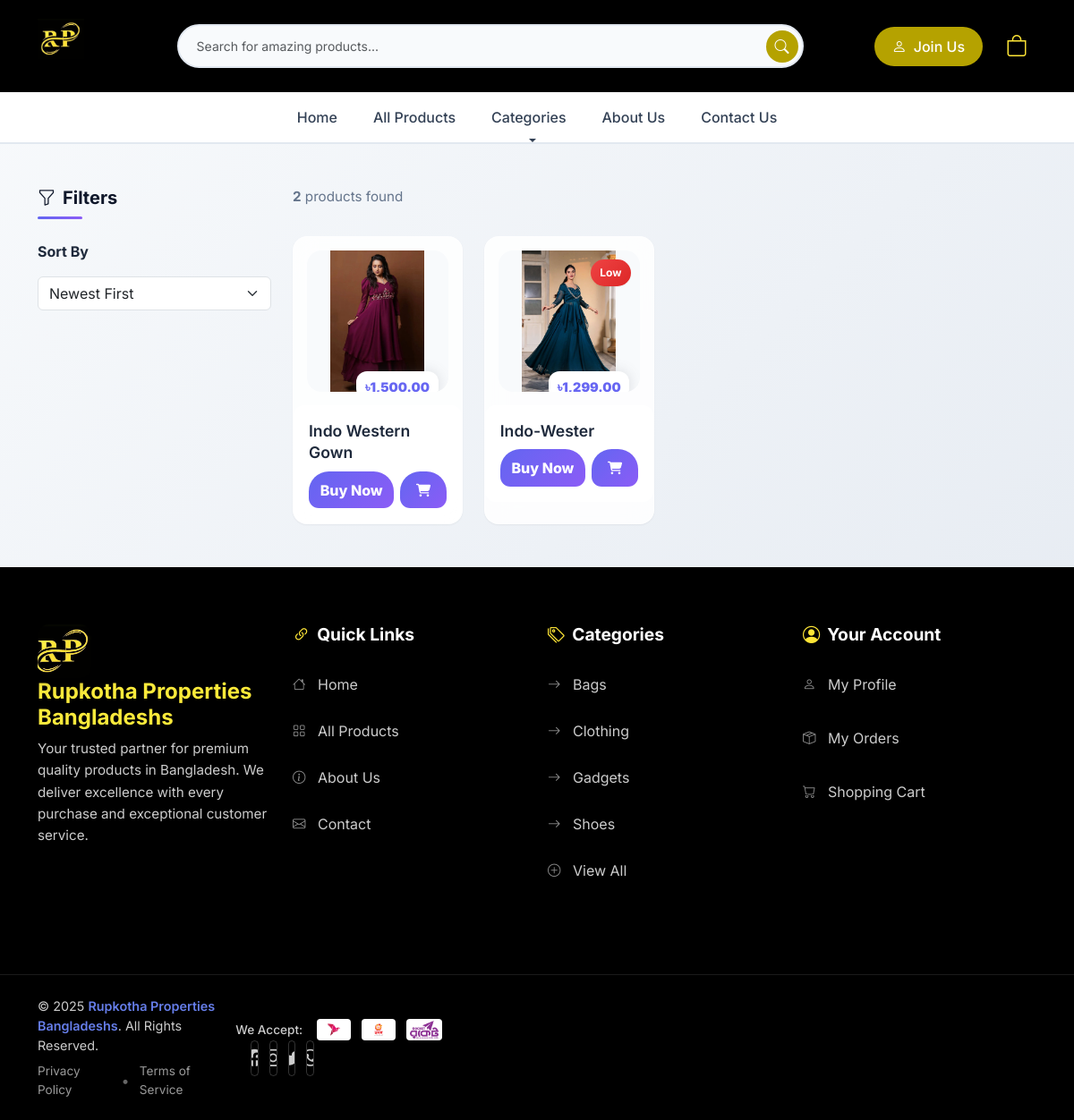
Page /category?id=24 on the committed database.
### tables this page shows
CREATE TABLE `settings` (
  `id` int NOT NULL,
  `company_name` varchar(255) DEFAULT NULL,
  `logo` varchar(255) DEFAULT NULL,
  `phone` varchar(20) DEFAULT NULL,
  `email` varchar(255) DEFAULT NULL,
  `address` text,
  `facebook` varchar(255) DEFAULT NULL,
  `instagram` varchar(255) DEFAULT NULL,
  `twitter` varchar(255) DEFAULT NULL,
  `shipping_fee_dhaka` decimal(10,2) NOT NULL DEFAULT '60.00',
  `shipping_fee_outside` decimal(10,2) NOT NULL DEFAULT '120.00',
  `bkash_number` varchar(20) DEFAULT NULL,
  `nagad_number` varchar(20) DEFAULT NULL,
  `rocket_number` varchar(20) DEFAULT NULL,
  `updated_at` timestamp NOT NULL DEFAULT CURRENT_TIMESTAMP ON UPDATE CURRENT_TIMESTAMP
);

CREATE TABLE `products` (
  `id` int NOT NULL,
  `category_id` int DEFAULT NULL,
  `name` varchar(100) DEFAULT NULL,
  `description` text,
  `image` varchar(255) DEFAULT NULL,
  `price` decimal(10,2) DEFAULT NULL,
  `cost_price` decimal(10,2) NOT NULL DEFAULT '0.00',
  `created_at` timestamp NOT NULL DEFAULT CURRENT_TIMESTAMP ON UPDATE CURRENT_TIMESTAMP,
  `stock` int DEFAULT NULL,
  `is_active` tinyint(1) NOT NULL DEFAULT '1',
  `updated_at` timestamp NOT NULL DEFAULT CURRENT_TIMESTAMP ON UPDATE CURRENT_TIMESTAMP,
  `deleted_at` timestamp NULL DEFAULT NULL
);

CREATE TABLE `categories` (
  `id` int NOT NULL,
  `name` varchar(100) DEFAULT NULL,
  `created_at` timestamp NOT NULL DEFAULT CURRENT_TIMESTAMP,
  `updated_at` timestamp NOT NULL DEFAULT CURRENT_TIMESTAMP ON UPDATE CURRENT_TIMESTAMP
);

### category.php (the view, shortened to what the rows shown need)
<?php
include 'includes/header.php';
$category_id = filter_input(INPUT_GET, 'id', FILTER_VALIDATE_INT);
$sort_by = filter_input(INPUT_GET, 'sort', FILTER_UNSAFE_RAW) ?: 'newest';
$page = filter_input(INPUT_GET, 'page', FILTER_VALIDATE_INT, ['options' => ['default' => 1, 'min_range' => 1]]);
$per_page = 12;
$offset = ($page - 1) * $per_page;
$order_by = "created_at DESC";
switch ($sort_by) {
    default:
        $order_by = "created_at DESC";
}
$products_stmt = $pdo->prepare(
    "SELECT * FROM products WHERE category_id = :category_id AND is_active = 1 ORDER BY " . $order_by . " LIMIT :limit OFFSET :offset"
);
$products_stmt->bindValue(':category_id', $category_id, PDO::PARAM_INT);
$products_stmt->bindValue(':limit', $per_page, PDO::PARAM_INT);
$products_stmt->bindValue(':offset', $offset, PDO::PARAM_INT);
$products_stmt->execute();
$products = $products_stmt->fetchAll(PDO::FETCH_ASSOC);
?>
<main class="container my-5">
    <div class="row">
        <section class="col-lg-9">
            <div class="row row-cols-1 row-cols-sm-2 row-cols-md-3 row-cols-lg-4 g-4">
                <?php if (empty($products)): ?>
                    <div class="col-12">
                        <div class="empty-state">
                            <div class="empty-state-icon">
                                <i class="bi bi-search"></i>
                            </div>
                            <h3>No Products Found</h3>
                            <p>We couldn't find any products in this category.</p>
                            <a href="all-products.php" class="add-to-cart-btn d-inline-flex">
                                <i class="bi bi-arrow-left me-2"></i>View All Products
                            </a>
                        </div>
                    </div>
                <?php else: ?>
                    <?php foreach ($products as $product): ?>
                        <div class="col">
                            <div class="custom-product-card">
                                <div class="product-image-container">
                                    <?php
                                    $lowStock = ($product['stock'] ?? 0) > 0 && ($product['stock'] ?? 0) <= 5;
                                    ?>
                                    <?php if ($lowStock): ?><span class="product-badge badge-low" style="left:auto; right:10px;">Low</span><?php endif; ?>
                                    <div class="price-badge"><?= formatPrice($product['price']) ?></div>
                                    <img src="admin/assets/uploads/<?= esc_html($product['image']) ?>"
                                        class="product-image"
                                        alt="<?= esc_html($product['name']) ?>"
                                        loading="lazy">
                                </div>
                                <div class="product-info">
                                    <a href="product.php?id=<?= $product['id'] ?>" class="product-name">
                                        <?= esc_html($product['name']) ?>
                                    </a>
                                    <?php if ($product['stock'] > 0): ?>
                                        <div class="button-container">
                                            <a href="product.php?id=<?= $product['id'] ?>" class="buy-button button">Buy Now</a>
                                            <a href="add_to_cart.php?id=<?= $product['id'] ?>" class="cart-button button" aria-label="Add to cart">
                                            </a>
                                        </div>
                                    <?php else: ?>
                                        <button class="btn out-of-stock-custom" disabled>Out of Stock</button>
                                    <?php endif; ?>
                                </div>
                            </div>
                        </div>
                    <?php endforeach; ?>
                <?php endif; ?>
            </div>
        </section>
    </div>
</main>
<?php include 'includes/footer.php'; ?>

### includes/header.php (shortened to what the rows shown need)
<?php
require_once __DIR__ . '/db.php';
require_once __DIR__ . '/functions.php';
$settings_stmt = $pdo->query("SELECT * FROM settings LIMIT 1");
$settings = $settings_stmt->fetch(PDO::FETCH_ASSOC) ?: [];
$companyName = $settings['company_name'] ?? 'Rupkotha';
$companyLogo = !empty($settings['logo']) ? 'admin/assets/uploads/' . esc_html($settings['logo']) : 'assets/images/default-logo.png';
$categories_stmt = $pdo->query("SELECT id, name FROM categories ORDER BY name");
$categories = $categories_stmt->fetchAll(PDO::FETCH_ASSOC);
?>
<!doctype html>
<html lang="en">
<head>
    <link href="https://cdn.jsdelivr.net/npm/bootstrap@5.3.2/dist/css/bootstrap.min.css" rel="stylesheet">
    <link rel="stylesheet" href="https://cdn.jsdelivr.net/npm/bootstrap-icons@1.11.3/font/bootstrap-icons.min.css">
    <link rel="stylesheet" href="assets/css/style.css">
    <link rel="stylesheet" href="assets/css/custom.css">
    <link rel="stylesheet" href="assets/css/updated-css.css">
</head>
<body>
    <header class="custom-header">
        <nav class="navbar navbar-expand-lg">
            <div class="container py-2">
                <a class="navbar-brand me-lg-4" href="index">
                    <img src="<?= esc_html($companyLogo) ?>" alt="<?= esc_html($companyName) ?> Logo" class="brand-logo">
                </a>
            </div>
        </nav>
    </header>

### includes/footer.php (shortened to what the rows shown need)
<footer class="modern-footer">
    <div class="footer-main">
        <div class="container">
            <div class="row">
                <div class="col-lg-3 col-md-6 footer-column">
                    <div class="footer-brand">
                        <div class="brand-logo">
                            <img src="assets/images/logo.jpg" alt="<?= esc_html($settings['company_name'] ?? 'Rupkotha') ?>" class="footer-logo">
                        </div>
                        <h3 class="brand-name"><?= esc_html($settings['company_name'] ?? 'Rupkotha Properties Bangladesh') ?></h3>
                        <p class="brand-description">
                            Your trusted partner for premium quality products in Bangladesh. We deliver excellence with every purchase and exceptional customer service.
                        </p>
                    </div>
                </div>
                <div class="col-lg-3 col-md-6 footer-column">
                    <div class="footer-widget">
                        <ul class="footer-links">
                            <?php foreach ($categories as $cat): ?>
                                <li><a href="category?id=<?= $cat['id'] ?>"><i class="bi bi-arrow-right"></i><?= esc_html($cat['name']) ?></a></li>
                            <?php endforeach; ?>
                        </ul>
                    </div>
                </div>
            </div>
        </div>
    </div>
    <div class="footer-bottom">
        <div class="container">
            <div class="footer-bottom-content">
                <div class="row align-items-center">
                    <div class="col-lg-4 col-md-6">
                        <div class="copyright">
                            <p>&copy; <?= date('Y') ?> <span class="brand-highlight"><?= esc_html($settings['company_name'] ?? 'Rupkotha') ?></span>. All Rights Reserved.</p>
                        </div>
                    </div>
                </div>
            </div>
        </div>
    </div>
</footer>
</body>
</html>

### rows in the picture
settings: logo (picture), company_name "Rupkotha Properties Bangladeshs"
products: price "৳1,500.00", image (picture), name "Indo Western Gown"
products: stock "Low", price "৳1,299.00", image (picture), name "Indo-Wester"
categories: name "Bags"
categories: name "Clothing"
categories: name "Gadgets"
categories: name "Shoes"

### other values in the picture
$total_products "2"
